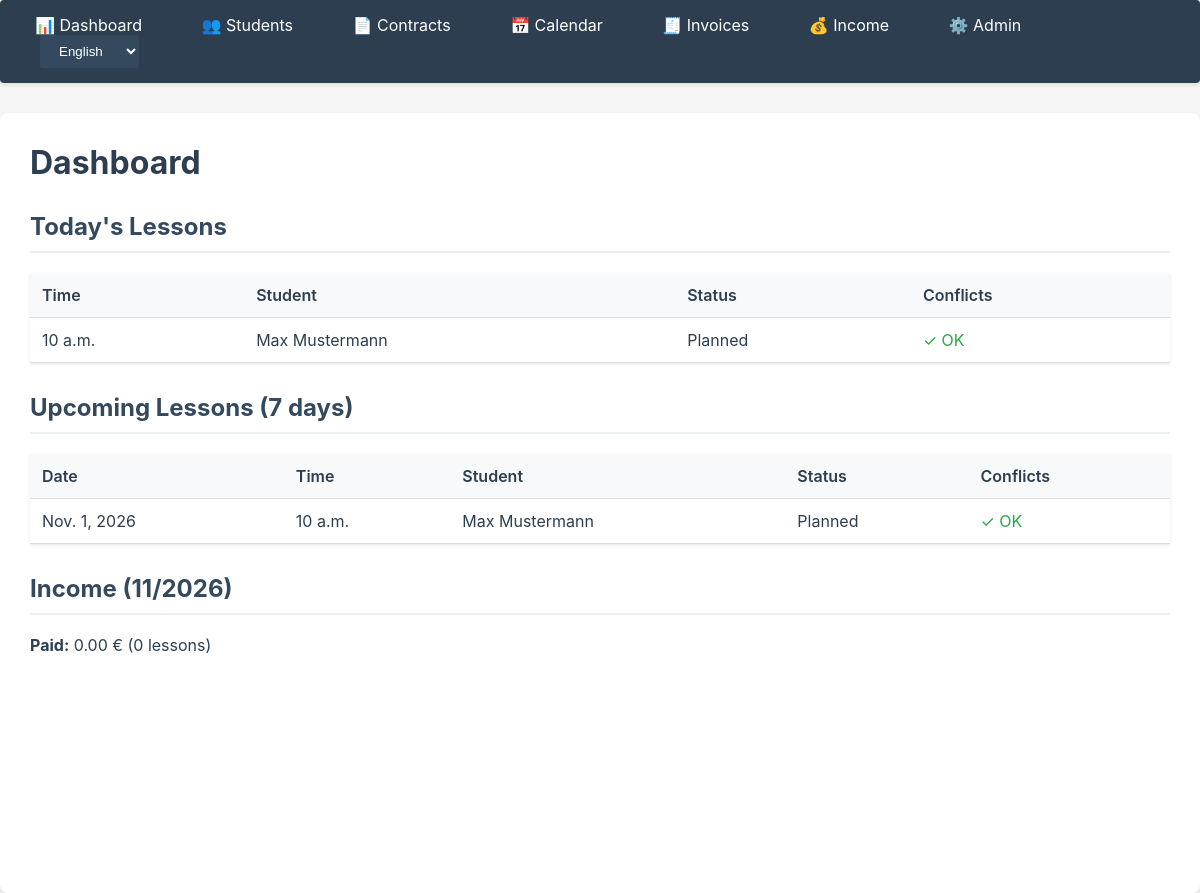
The page / on the database its author committed.
### apps/lessons/models.py (models this page shows, shortened)
class Lesson(models.Model):
    STATUS_CHOICES = [
        ('planned', _('Planned')),
        ('taught', _('Taught')),
        ('cancelled', _('Cancelled')),
        ('paid', _('Paid')),
    ]
    contract = models.ForeignKey(
        Contract,
        on_delete=models.CASCADE,
        related_name='lessons',
        help_text=_("Associated contract")
    )
    date = models.DateField(help_text=_("Lesson date"))
    start_time = models.TimeField(help_text=_("Start time"))
    duration_minutes = models.PositiveIntegerField(
        validators=[MinValueValidator(1)],
        help_text=_("Duration in minutes")
    )
    status = models.CharField(
        max_length=20,
        choices=STATUS_CHOICES,
        default='planned',
        help_text=_("Lesson status")
    )
    travel_time_before_minutes = models.PositiveIntegerField(
        default=0,
        help_text=_("Travel time before in minutes")
    )
    travel_time_after_minutes = models.PositiveIntegerField(
        default=0,
        help_text=_("Travel time after in minutes")
    )
    notes = models.TextField(
        blank=True,
        null=True,
        help_text=_("Notes for the lesson")
    )
    created_at = models.DateTimeField(auto_now_add=True)
    updated_at = models.DateTimeField(auto_now=True)
    class Meta:
        ordering = ['-date', '-start_time']
        verbose_name = _('Lesson')
        verbose_name_plural = _('Lessons')
        indexes = [
            models.Index(fields=['date', 'start_time']),
            models.Index(fields=['status']),
        ]

### apps/contracts/models.py (models this page shows, shortened)
class Contract(models.Model):
    student = models.ForeignKey(
        Student,
        on_delete=models.CASCADE,
        related_name='contracts',
        help_text=_("Student for whom the contract applies")
    )
    institute = models.CharField(
        max_length=200,
        blank=True,
        null=True,
        help_text=_("Institute name (if applicable)")
    )
    hourly_rate = models.DecimalField(
        max_digits=10,
        decimal_places=2,
        validators=[MinValueValidator(Decimal('0.01'))],
        help_text=_("Rate per unit in EUR")
    )
    unit_duration_minutes = models.PositiveIntegerField(
        default=60,
        help_text=_("Duration of one unit in minutes")
    )
    start_date = models.DateField(help_text=_("Contract start date"))
    end_date = models.DateField(
        null=True,
        blank=True,
        help_text=_("Contract end date (optional, empty = unlimited)")
    )
    is_active = models.BooleanField(
        default=True,
        help_text=_("Is the contract active?")
    )
    notes = models.TextField(
        blank=True,
        null=True,
        help_text=_("Additional notes about the contract")
    )
    created_at = models.DateTimeField(auto_now_add=True)
    updated_at = models.DateTimeField(auto_now=True)
    class Meta:
        ordering = ['-start_date', 'student']
        verbose_name = _('Contract')
        verbose_name_plural = _('Contracts')

### apps/students/models.py (models this page shows, shortened)
class Student(models.Model):
    first_name = models.CharField(max_length=100)
    last_name = models.CharField(max_length=100)
    email = models.EmailField(blank=True, null=True)
    phone = models.CharField(max_length=20, blank=True, null=True)
    school = models.CharField(
        max_length=200,
        blank=True,
        null=True,
        help_text=_("School name")
    )
    grade = models.CharField(
        max_length=50,
        blank=True,
        null=True,
        help_text=_("Grade/Level (e.g., '10th grade', 'Q1')")
    )
    subjects = models.CharField(
        max_length=500,
        blank=True,
        null=True,
        help_text=_("Subjects (comma-separated, e.g., 'Math, German, English')")
    )
    notes = models.TextField(
        blank=True,
        null=True,
        help_text=_("Additional notes about the student")
    )
    created_at = models.DateTimeField(auto_now_add=True)
    updated_at = models.DateTimeField(auto_now=True)
    class Meta:
        ordering = ['last_name', 'first_name']
        verbose_name = _('Student')
        verbose_name_plural = _('Students')
    def __str__(self):
        return f"{self.first_name} {self.last_name}"

### apps/core/views.py (the view)
# urls.py: path('', views.DashboardView.as_view(), name='dashboard'),
class DashboardView(TemplateView):
    template_name = 'core/dashboard.html'
    def get_context_data(self, **kwargs):
        context = super().get_context_data(**kwargs)
        now = timezone.now()
        today_lessons = LessonQueryService.get_today_lessons()
        for lesson in today_lessons:
            lesson.conflicts = LessonConflictService.check_conflicts(lesson)
        upcoming_lessons = LessonQueryService.get_upcoming_lessons(days=7)
        for lesson in upcoming_lessons:
            lesson.conflicts = LessonConflictService.check_conflicts(lesson)
        all_lessons = list(today_lessons) + list(upcoming_lessons)
        conflict_count = sum(1 for lesson in all_lessons if lesson.conflicts)
        current_month_income = IncomeSelector.get_monthly_income(
            now.year, now.month, status='paid'
        )
        income_by_status = IncomeSelector.get_income_by_status(
            year=now.year, month=now.month
        )
        from apps.core.utils import is_premium_user
        context['is_premium'] = is_premium_user(self.request.user) if self.request.user.is_authenticated else False
        context.update({
            'today_lessons': today_lessons,
            'upcoming_lessons': upcoming_lessons,
            'conflict_count': conflict_count,
            'current_month_income': current_month_income,
            'income_by_status': income_by_status,
            'current_year': now.year,
            'current_month': now.month,
        })
        return context

### apps/core/selectors.py (called while the page is built, shortened)
    @staticmethod
    def _calculate_lesson_amount(lesson: Lesson) -> Decimal:
        contract = lesson.contract
        unit_duration = Decimal(str(contract.unit_duration_minutes))
        lesson_duration = Decimal(str(lesson.duration_minutes))
        units = lesson_duration / unit_duration
        rate_per_unit = contract.hourly_rate
        amount = units * rate_per_unit
        return amount

    @staticmethod
    def _get_lesson_amount(lesson: Lesson) -> Decimal:
        invoice_item = InvoiceItem.objects.filter(lesson=lesson).first()
        if invoice_item:
            return invoice_item.amount
        else:
            return IncomeSelector._calculate_lesson_amount(lesson)

    @staticmethod
    def get_monthly_income(year: int, month: int, status: str = 'paid') -> dict:
        start_date = date(year, month, 1)
        if month == 12:
            end_date = date(year + 1, 1, 1)
        else:
            end_date = date(year, month + 1, 1)
        lessons = Lesson.objects.filter(
            date__gte=start_date,
            date__lt=end_date,
            status=status
        ).select_related('contract')
        total_income = Decimal('0.00')
        lesson_count = 0
        contract_details = {}
        return {
            'year': year,
            'month': month,
            'total_income': total_income,
            'lesson_count': lesson_count,
            'contract_details': list(contract_details.values()),
        }

### apps/core/templatetags/currency.py (called while the page is built, shortened)
@register.filter(name='euro')
def euro(value):
    if value is None:
        lang = get_language()
        if lang == 'de':
            return "0,00 €"
        else:
            return "0.00 €"
    lang = get_language()
    formatted = f"{value:.2f}"
    parts = formatted.split('.')
    integer_part = parts[0]
    decimal_part = parts[1] if len(parts) > 1 else '00'
    if len(integer_part) > 3:
        integer_part = f"{int(integer_part):,}"
    if lang == 'de':
        integer_part = integer_part.replace(',', '.')
        formatted = f"{integer_part},{decimal_part}"
    else:
        formatted = f"{integer_part}.{decimal_part}"
    return f"{formatted} €"

### apps/lessons/services.py (called while the page is built)
    @staticmethod
    def get_today_lessons() -> list[Lesson]:
        today = timezone.now().date()
        return Lesson.objects.filter(
            date=today
        ).select_related('contract', 'contract__student').order_by('start_time')

### apps/core/templates/core/dashboard.html (shortened to what this page needs)
{% extends 'core/base.html' %}
{% load i18n %}
{% load currency %}
{% block content %}
<h1>{% trans "Dashboard" %}{% if is_premium %} <span class="premium-badge">{% trans "Premium" %}</span>{% endif %}</h1>
<h2>{% trans "Today's Lessons" %}</h2>
{% if today_lessons %}
<table>
    <thead>
        <tr>
            <th>{% trans "Time" %}</th>
            <th>{% trans "Student" %}</th>
            <th>{% trans "Status" %}</th>
            <th>{% trans "Conflicts" %}</th>
        </tr>
    </thead>
    <tbody>
        {% for lesson in today_lessons %}
        <tr>
            <td>{{ lesson.start_time }}</td>
            <td>{{ lesson.contract.student }}</td>
            <td>{{ lesson.get_status_display }}</td>
            <td>
                {% if lesson.conflicts %}
                <span class="conflict-icon">⚠</span> <span class="conflict">{% blocktrans count counter=lesson.conflicts|length %}{{ counter }} conflict{% plural %}{{ counter }} conflicts{% endblocktrans %}</span>
                {% else %}
                <span style="color: #28a745;">✓ {% trans "OK" %}</span>
                {% endif %}
            </td>
        </tr>
        {% endfor %}
    </tbody>
</table>
{% else %}
<p>{% trans "No lessons scheduled for today." %}</p>
{% endif %}
<h2>{% trans "Upcoming Lessons (7 days)" %}</h2>
{% if upcoming_lessons %}
<table>
    <thead>
        <tr>
            <th>{% trans "Date" %}</th>
            <th>{% trans "Time" %}</th>
            <th>{% trans "Student" %}</th>
            <th>{% trans "Status" %}</th>
            <th>{% trans "Conflicts" %}</th>
        </tr>
    </thead>
    <tbody>
        {% for lesson in upcoming_lessons %}
        <tr>
            <td>{{ lesson.date }}</td>
            <td>{{ lesson.start_time }}</td>
            <td>{{ lesson.contract.student }}</td>
            <td>{{ lesson.get_status_display }}</td>
            <td>
                {% if lesson.conflicts %}
                <span class="conflict-icon">⚠</span> <span class="conflict">{% blocktrans count counter=lesson.conflicts|length %}{{ counter }} conflict{% plural %}{{ counter }} conflicts{% endblocktrans %}</span>
                {% else %}
                <span style="color: #28a745;">✓ {% trans "OK" %}</span>
                {% endif %}
            </td>
        </tr>
        {% endfor %}
    </tbody>
</table>
{% else %}
<p>{% trans "No upcoming lessons." %}</p>
{% endif %}
<h2>{% trans "Income" %} ({{ current_month }}/{{ current_year }})</h2>
<p><strong>{% trans "Paid:" %}</strong> {{ current_month_income.total_income|euro }} {% blocktrans count counter=current_month_income.lesson_count %}({{ counter }} lesson){% plural %}({{ counter }} lessons){% endblocktrans %}</p>
{% endblock %}

### apps/core/templates/core/base.html (style rules this page uses)
body { font-family: -apple-system, BlinkMacSystemFont, 'Segoe UI', Arial, sans-serif; margin: 0; padding: 0; background: #f5f5f5; color: #2c3e50; }
table { width: 100%; border-collapse: collapse; margin-top: 20px; box-shadow: 0 1px 3px rgba(0,0,0,0.1); }
th, td { padding: 12px; text-align: left; border-bottom: 1px solid #ddd; color: #2c3e50; }
th { background: #f8f9fa; font-weight: 600; color: #2c3e50; }
h1 { color: #2c3e50; margin-top: 0; }
h2 { color: #34495e; margin-top: 30px; border-bottom: 2px solid #ecf0f1; padding-bottom: 10px; }
p { color: #2c3e50; }

### rows shown on the page
Lesson: start_time "10 a.m.", contract.student "Max Mustermann", status "Planned", date "Nov. 1, 2026"

### other values the page prints
{{ current_month_income.total_income|euro }} "0.00 €"
form field language "English"
